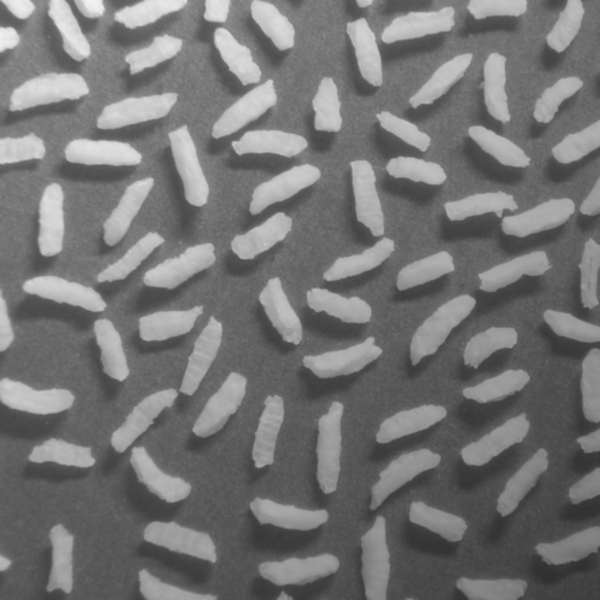
%> input picture pdi/project8/image.tif, 600 x 600 px
$ octave main_project8.m   (GNU Octave 9; MATLAB toolbox functions it lacks are replaced by stand-ins)
%> lines starting %> are read from the running program, lines starting %| are printed output that depends on the picture; in (x1, y1, x2, y2) boxes, pixels count from 0 and x2, y2 are one past the last pixel; in counts of white or black regions, pixels touching at a corner belong together; the program's own positions count from 1; long printed decimals are rounded
%> further down, f is the input picture: size 600x600 uint8; min 47, max 243, mean 116.4
### pdi/project8/globalThresh.m
function [g, T, iters] = globalThresh(f, detT)
% globalThresh  Limiarizacao global iterativa (Gonzalez & Woods).
%
%   [g, T, iters] = globalThresh(f, detT)
%
%   Algoritmo:
%     1. Escala f para [0,1]
%     2. T0 = media de f
%     3. Segmenta: G1 = pixels > T, G2 = pixels <= T
%     4. m1 = media(G1), m2 = media(G2)
%     5. T_novo = (m1 + m2) / 2
%     6. Se |T_novo - T| < detT, para; senao T = T_novo e volta ao 3
%     7. Retorna imagem binaria g = (f_scaled > T)
%
%   Entradas:
%     f    - imagem de entrada (qualquer tipo numerico)
%     detT - criterio de parada (default: 0.01)
%
%   Saidas:
%     g     - imagem binaria (logical)
%     T     - limiar final convergido
%     iters - numero de iteracoes ate convergencia

  if nargin < 2
    detT = 0.01;
  end

  % Escala para [0, 1]
  f = double(f);
%> f: size 600x600 double
  f_min = min(f(:));
%> f_min = 47
  f_max = max(f(:));
%> f_max = 243
  if f_max == f_min
    g = false(size(f));
    T = 0;
    iters = 0;
    return;
  end
  f_scaled = (f - f_min) / (f_max - f_min);
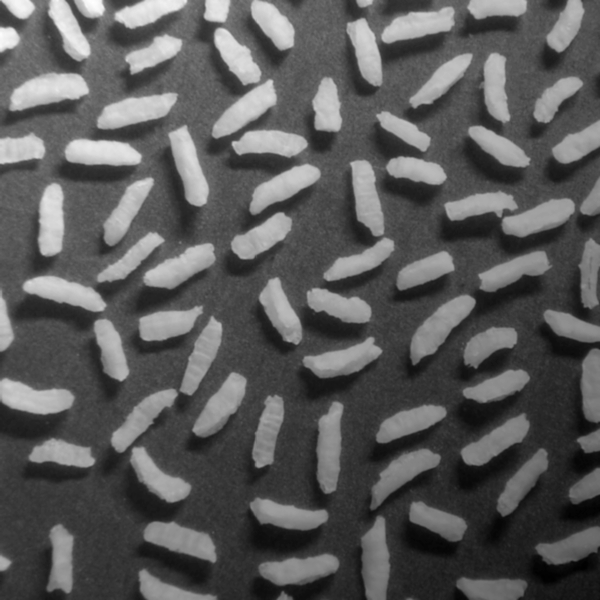
%> f_scaled: size 600x600 double; min 0, max 1, mean 0.354

  % Estimativa inicial: media global
  T = mean(f_scaled(:));
%> T = 0.354

  iters = 0;
  while true
    iters = iters + 1;

    % Segmentacao
    G1 = f_scaled(f_scaled >  T);
    G2 = f_scaled(f_scaled <= T);

    % Medias (protege divisao por zero se um grupo estiver vazio)
    if isempty(G1)
      m1 = 1;
    else
      m1 = mean(G1);
    end
    if isempty(G2)
      m2 = 0;
    else
      m2 = mean(G2);
    end

    T_new = (m1 + m2) / 2;

    if abs(T_new - T) < detT
      T = T_new;
      break;
    end
    T = T_new;
  end
%> this loop made 4 passes
%> (m1, m2, T_new) on passes 1 to 4: (0.567, 0.221, 0.394), (0.607, 0.236, 0.421), (0.627, 0.243, 0.435), (0.637, 0.246, 0.441)
%> after the loop, iters = 4

  g = f_scaled > T;
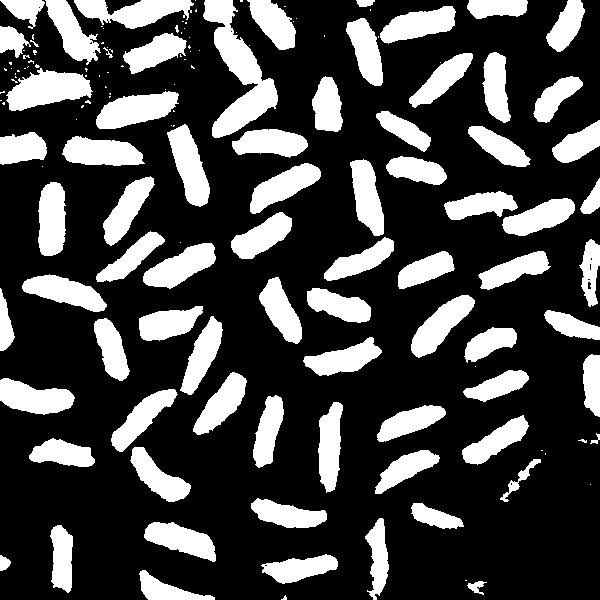
%> g: size 600x600 logical; 27.3% white; 148 white regions (72 under 20 px), largest, box (x1, y1, x2, y2) and area: (203, 0, 278, 138) 4082, (6, 68, 93, 111) 2290, (96, 91, 179, 129) 2003
end

### pdi/project8/main_project8.m
% main_project8.m
% PDI - Projeto 8: GlobalThresholding
% Autor: Matheus Serrao Uchoa
%
% Requer: globalThresh.m no mesmo diretorio
% Imagem: image.tif (rice-shaded.tif)

clear; clc; close all;

f = imread('image.tif');

%% =========================================================
%  Parte (b): globalThresh com configuracoes padrao (detT = 0.01)
%% =========================================================
fprintf('=== Parte (b): detT = 0.01 (padrao) ===\n');

[g_default, T_default, iters_default] = globalThresh(f);
%> T_default = 0.441; iters_default = 4

fprintf('  Limiar T = %.6f  (escala [0,1])\n', T_default);
%|   Limiar T = 0.4414  (escala [0,1])
fprintf('  Iteracoes: %d\n', iters_default);
%|   Iteracoes: 4
fprintf('  Pixels objeto (brancos): %d / %d (%.1f%%)\n', ...
        sum(g_default(:)), numel(g_default), ...
        100*sum(g_default(:))/numel(g_default));
%|   Pixels objeto (brancos): 98180 / 360000 (27.3%)

figure('Name', 'Parte (b) - detT padrao');
subplot(1,3,1); imshow(f, []); title('Original (rice-shaded)');
subplot(1,3,2);
f_scaled = double(f); f_scaled = (f_scaled - min(f_scaled(:))) / (max(f_scaled(:)) - min(f_scaled(:)));
histogram(f_scaled(:), 64, 'FaceColor', [0.2 0.4 0.8]);
xline(T_default, 'r-', sprintf('T=%.3f', T_default), 'LineWidth', 2);
title('Histograma + limiar'); xlabel('Intensidade normalizada');
subplot(1,3,3); imshow(g_default); title(sprintf('Limiarizado (T=%.3f)', T_default));
sgtitle(sprintf('Parte (b): detT=0.01 | T=%.4f | %d iter.', T_default, iters_default));
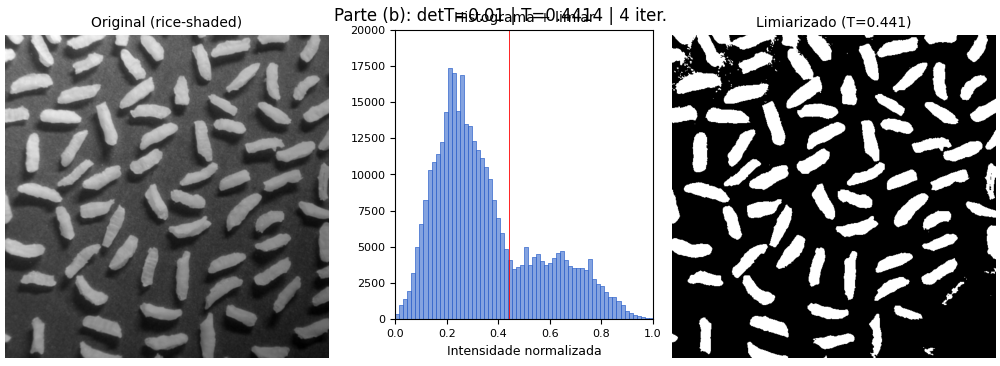
%> figure redrawn from the program's plot data, 3 panels

%% =========================================================
%  Parte (c): variacao de detT
%% =========================================================
fprintf('\n=== Parte (c): variacao de detT ===\n');

detT_vals = [0.1, 0.01, 0.001, 0.0001];

figure('Name', 'Parte (c) - variacao de detT');
for k = 1:4
%> this loop made 4 passes; what is shown inside it comes from the first
  [g_k, T_k, it_k] = globalThresh(f, detT_vals(k));
%> call 2 of globalThresh, with detT = 0.1
%> in globalThresh (call 2), `T = mean(f_scaled(:));`: T = 0.354
%> the loop in globalThresh (call 2), `while true` made 1 pass
%> after the loop in globalThresh (call 2), `while true`: iters = 1
%> in globalThresh (call 2), `g = f_scaled > T;`:
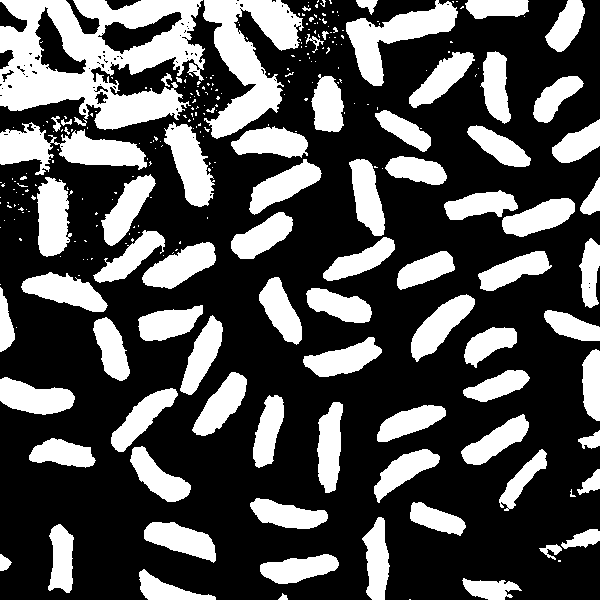
%> g: size 600x600 logical; 31.9% white; 282 white regions (202 under 20 px), largest, box (x1, y1, x2, y2) and area: (0, 0, 205, 130) 15503, (203, 0, 304, 139) 6613, (0, 122, 147, 175) 3796
%> T_k = 0.394; it_k = 1
  fprintf('  detT = %.4f -> T = %.6f | iters = %d\n', detT_vals(k), T_k, it_k);
%|   detT = 0.1000 -> T = 0.3939 | iters = 1
  subplot(2,4,k);
  imshow(g_k);
  title(sprintf('detT=%.4f\nT=%.4f | %dit', detT_vals(k), T_k, it_k));
  subplot(2,4,k+4);
  f_sc = double(f); f_sc = (f_sc - min(f_sc(:))) / (max(f_sc(:)) - min(f_sc(:)));
  histogram(f_sc(:), 64, 'FaceColor', [0.2 0.6 0.4]);
  xline(T_k, 'r-', 'LineWidth', 1.5);
  xlabel('Intensidade'); title(sprintf('Hist. detT=%.4f', detT_vals(k)));
%> after `title(sprintf('Hist. detT=%.4f', detT_vals(k)))`:
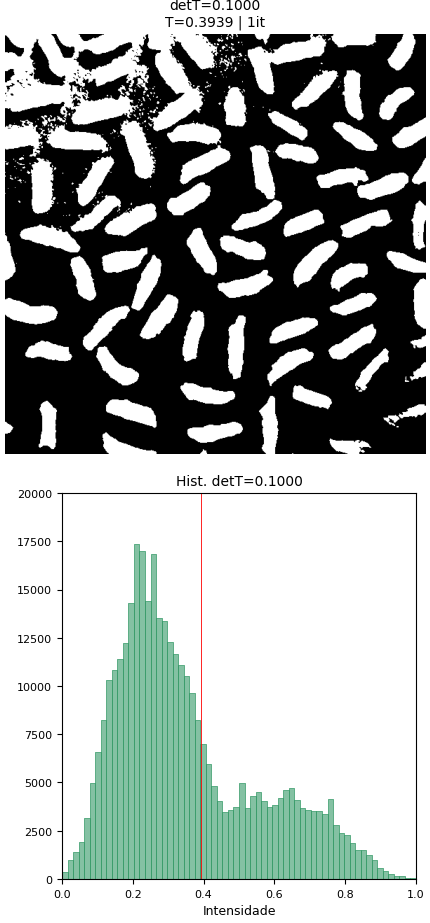
%> figure redrawn from the program's plot data, 2 panels
end
sgtitle('Parte (c): influencia do criterio de parada detT');
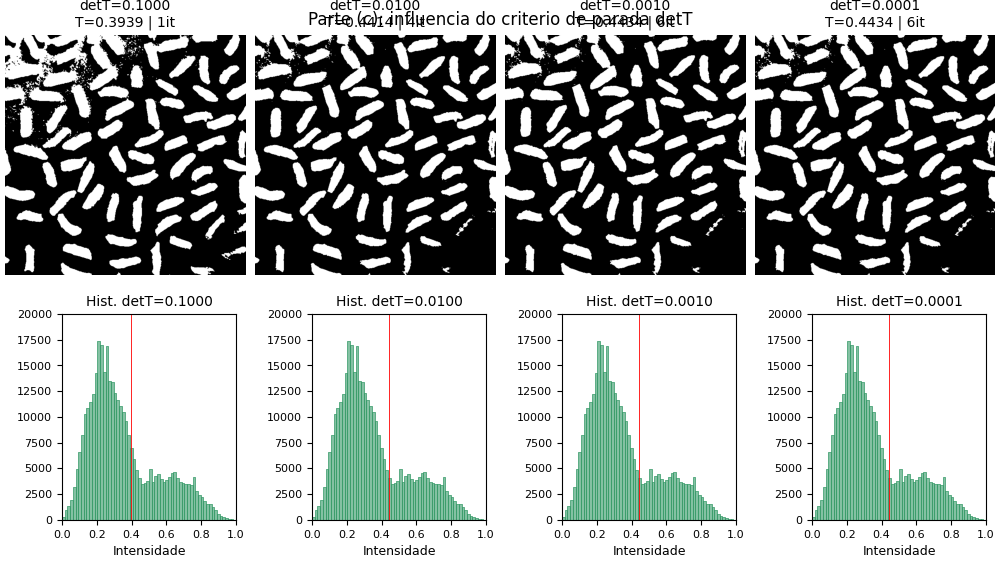
%> figure redrawn from the program's plot data, 8 panels

fprintf('\n=== Concluido ===\n');
